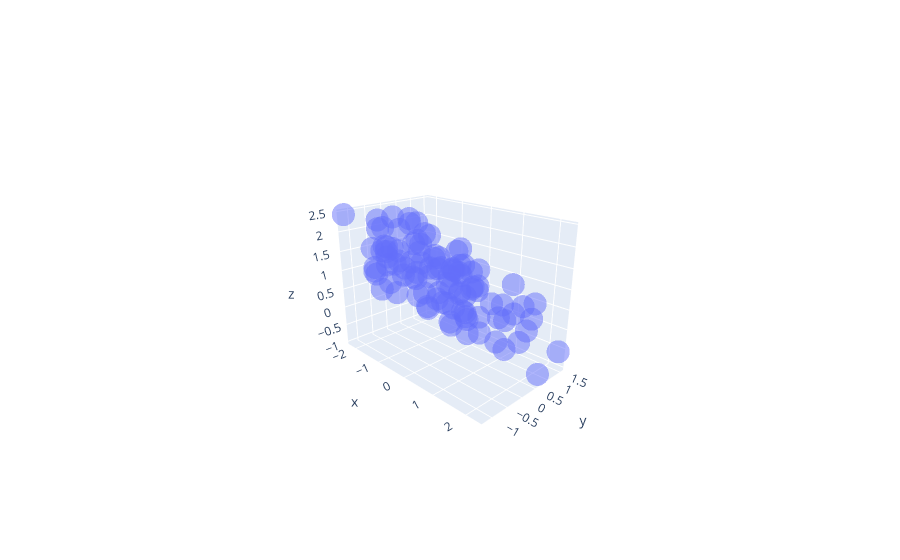

The notebook cell this image was saved under:
### Code cell
z = -.5*x + 2*np.random.uniform(size=N)
data = np.stack((x,y,z)).T
print("data.shape =",data.shape)
cov = np.cov(data.T)
print("covariance matrix =\n",cov)

# Plot our data
import plotly.graph_objects as go
fig = go.Figure(data=[go.Scatter3d(x=x, y=y, z=z,mode='markers', marker=dict(size=8,opacity=0.5), name="data" )])
fig.update_layout( xaxis_title="x", yaxis_title="y", yaxis = dict(scaleanchor = "x",scaleratio = 1) )
fig.show()
